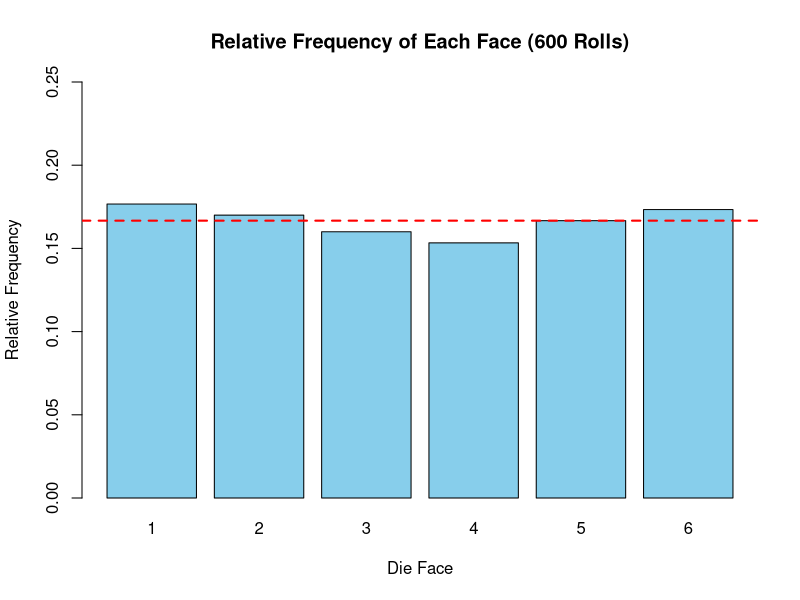

Write the R code that produced this figure.
## ---- chunk 1
knitr::opts_chunk$set(echo = TRUE)
## ---- chunk 2
# set.seed ensures reproducibility of the random sample
set.seed(123)
n_rolls <- 600
faces <- 1:6

rolls <- sample(faces, size = n_rolls, replace = TRUE)  # simulate 600 rolls
roll_counts <- table(rolls)                              # count each face
relative_freq <- roll_counts / n_rolls                    # relative frequency
relative_freq
## ---- chunk 3
results_table <- data.frame(
  Face               = as.integer(names(roll_counts)),
  Count              = as.integer(roll_counts),
  Relative_Frequency = round(as.numeric(relative_freq), 4),
  Theoretical_Prob   = round(1/6, 4), 
  Difference         = round(as.numeric(relative_freq) - 1/6, 4)
)
# Results are based on a fixed seed (123) for reproducibility.
results_table
## ---- chunk 4
sum(relative_freq)   # should equal 1
## ---- chunk 5
barplot(as.numeric(relative_freq), names.arg = faces, col = "skyblue",
        ylim = c(0, 0.25), xlab = "Die Face", ylab = "Relative Frequency",
        main = paste0("Relative Frequency of Each Face (", n_rolls, " Rolls)"))
abline(h = 1/6, col = "red", lwd = 2, lty = 2)
